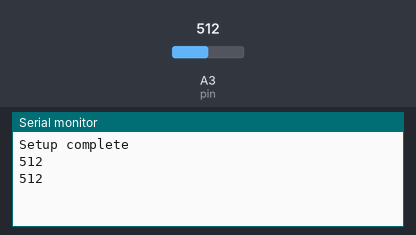
Recording of a sketch running on a simulated Arduino Uno, built with avr-gcc and run on an emulated ATmega328P. On the bench: the last lines printed to the serial monitor. The inputs (shaded band) are chosen by the test bench; at power-on: A3 (pin) = 512.

Above: at 1.8 s.
1.9 s: A3 (pin) set to 716
At 2.8 s:
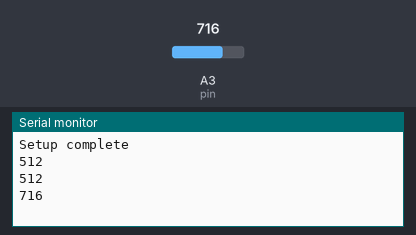
3.4 s: A3 (pin) set to 900
At 4.3 s:
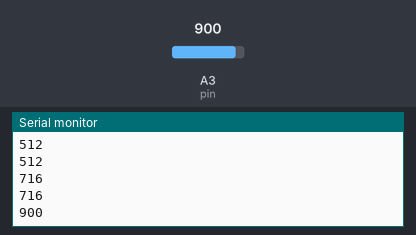
Timing chart, 0 to 6.4 s (numbered marks = the images above; inputs shaded):
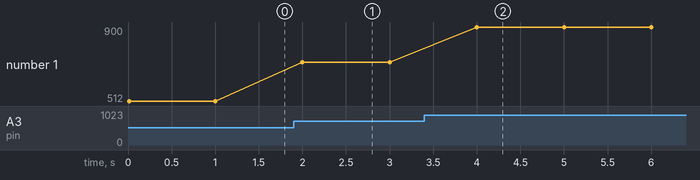

Measured:
- after the input at 1.9 s, the serial monitor: prints a new line after 0.10 s (image 1)
- after the input at 3.4 s, the serial monitor: prints a new line after 0.60 s (image 2)
- plotted number 1: 512 → 716 after the input at 1.9 s, 716 → 900 after the input at 3.4 s

The sketch:

infrared_sensor_test.ino
```cpp
// IR sensor test

const int pin = A3;
int voltage;

void setup () {

    Serial.begin(9600);

    pinMode(pin, INPUT);

    Serial.println("Setup complete");


}

void loop () {

    voltage = analogRead(pin);
    Serial.println(voltage);
    delay(1000);

}
```
